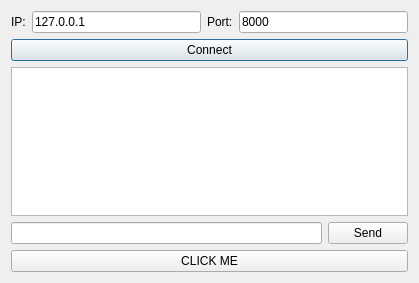
<?xml version="1.0" encoding="UTF-8"?>
<ui version="4.0">
 <class>ClientAgent</class>
 <widget class="QDialog" name="ClientAgent">
  <property name="geometry">
   <rect>
    <x>0</x>
    <y>0</y>
    <width>419</width>
    <height>283</height>
   </rect>
  </property>
  <property name="windowTitle">
   <string>Dialog</string>
  </property>
  <layout class="QGridLayout" name="gridLayout">
   <item row="0" column="0">
    <layout class="QVBoxLayout" name="verticalLayout">
     <item>
      <layout class="QHBoxLayout" name="horizontalLayout">
       <item>
        <widget class="QLabel" name="label_ip">
         <property name="text">
          <string>IP:</string>
         </property>
        </widget>
       </item>
       <item>
        <widget class="QLineEdit" name="lineEdit_ip">
         <property name="text">
          <string>127.0.0.1</string>
         </property>
        </widget>
       </item>
       <item>
        <widget class="QLabel" name="label_port">
         <property name="text">
          <string>Port:</string>
         </property>
        </widget>
       </item>
       <item>
        <widget class="QLineEdit" name="lineEdit_port">
         <property name="text">
          <string>8000</string>
         </property>
        </widget>
       </item>
      </layout>
     </item>
     <item>
      <widget class="QPushButton" name="pushButton_connect">
       <property name="text">
        <string>Connect</string>
       </property>
      </widget>
     </item>
     <item>
      <widget class="QPlainTextEdit" name="plainTextEdit_rx"/>
     </item>
     <item>
      <layout class="QHBoxLayout" name="horizontalLayout_2">
       <item>
        <widget class="QLineEdit" name="lineEdit_tx"/>
       </item>
       <item>
        <widget class="QPushButton" name="pushButton_tx">
         <property name="text">
          <string>Send</string>
         </property>
        </widget>
       </item>
      </layout>
     </item>
    </layout>
   </item>
   <item row="1" column="0">
    <widget class="QPushButton" name="pushButton_client_red_green">
     <property name="text">
      <string>CLICK ME</string>
     </property>
    </widget>
   </item>
  </layout>
 </widget>
 <resources/>
 <connections/>
</ui>
